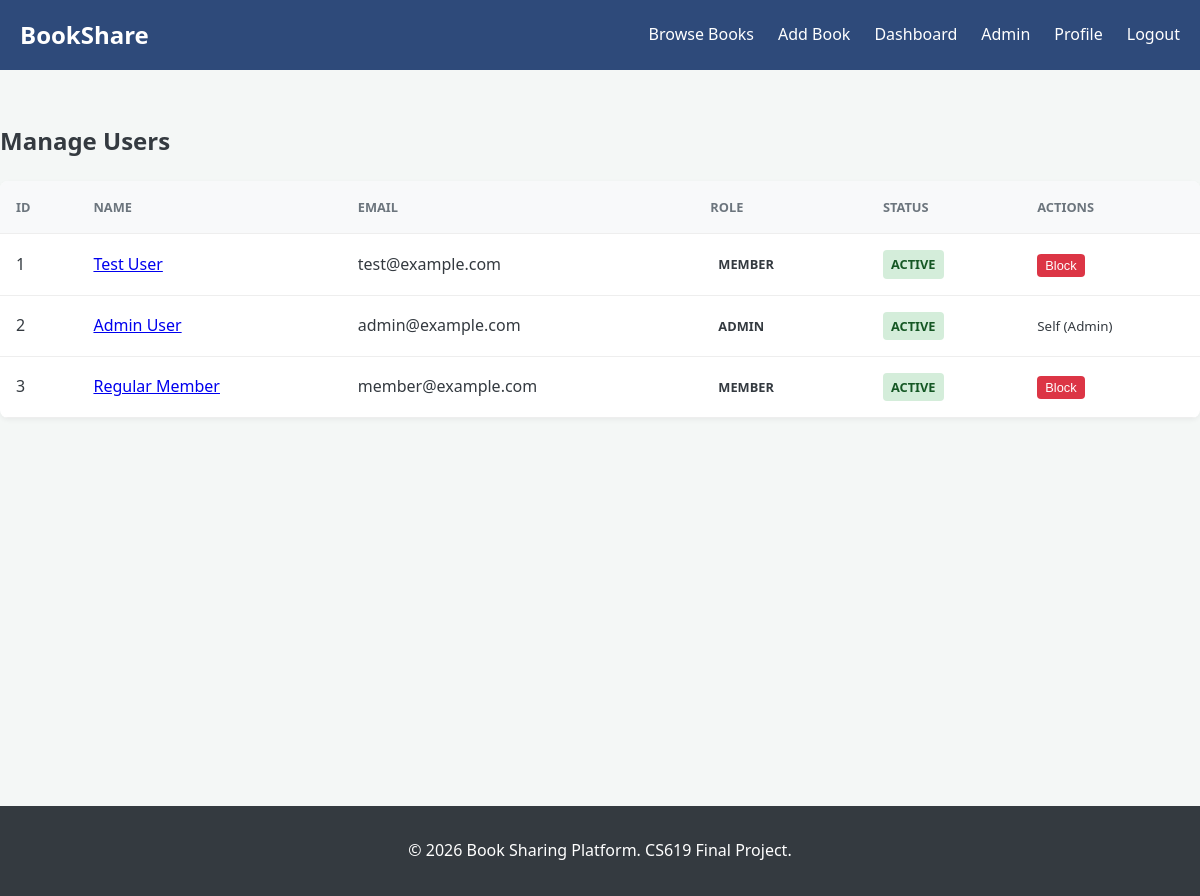
The app's page /admin/users (signed in) with its own data.
### models.py (models this page shows, shortened)
class User(db.Model, UserMixin):
    __tablename__ = 'users'
    id = db.Column(db.Integer, primary_key=True)
    name = db.Column(db.String(100), nullable=False)
    email = db.Column(db.String(120), unique=True, nullable=False)
    password_hash = db.Column(db.String(255), nullable=False)
    role = db.Column(db.String(20), default='member') # member | admin
    status = db.Column(db.String(20), default='active') # active | blocked
    bio = db.Column(db.Text)
    contact = db.Column(db.String(50))
    profile_image = db.Column(db.String(255))
    created_at = db.Column(db.DateTime, default=lambda: datetime.now(timezone.utc))
    books = db.relationship('Book', backref='owner', lazy=True)
    borrow_requests = db.relationship('BorrowRequest', backref='borrower', foreign_keys='BorrowRequest.borrower_id', lazy=True)
    favorites = db.relationship('Favorite', backref='user', lazy=True)
    reports_submitted = db.relationship('Report', backref='reporter', foreign_keys='Report.reporter_id', lazy=True)

### routes/admin.py (the view)
@admin_bp.route('/users')
@login_required
@admin_required
def users():
    all_users = User.query.all()
    return render_template('admin/users.html', users=all_users)

### routes/admin.py (called while the page is built)
def admin_required(f):
    @wraps(f)
    def decorated_function(*args, **kwargs):
        if not current_user.is_authenticated or current_user.role != 'admin':
            abort(403)
        return f(*args, **kwargs)
    return decorated_function

### templates/admin/users.html (shortened to what this page needs)
{% extends "base.html" %}
{% block content %}
<h2>Manage Users</h2>
<table>
    <thead>
        <tr>
            <th>ID</th>
            <th>Name</th>
            <th>Email</th>
            <th>Role</th>
            <th>Status</th>
            <th>Actions</th>
        </tr>
    </thead>
    <tbody>
        {% for user in users %}
        <tr>
            <td>{{ user.id }}</td>
            <td><a href="{{ url_for('profile.view', user_id=user.id) }}">{{ user.name }}</a></td>
            <td>{{ user.email }}</td>
            <td><span class="badge badge-info">{{ user.role }}</span></td>
            <td>
                <span class="badge badge-{% if user.status == 'active' %}available{% else %}danger{% endif %}">
                    {{ user.status }}
                </span>
            </td>
            <td class="table-actions">
                {% if user.id != current_user.id %}
                    {% if user.status == 'active' %}
                        <form action="{{ url_for('admin.block_user', user_id=user.id) }}" method="POST" onsubmit="return confirm('Block this user?');">
                            <button type="submit" class="btn btn-danger" style="padding: 0.25rem 0.5rem; font-size: 0.8rem; background-color: var(--danger-color); color: white;">Block</button>
                        </form>
                    {% else %}
                        <form action="{{ url_for('admin.unblock_user', user_id=user.id) }}" method="POST">
                            <button type="submit" class="btn btn-success" style="padding: 0.25rem 0.5rem; font-size: 0.8rem;">Unblock</button>
                        </form>
                    {% endif %}
                {% else %}
                    <small>Self (Admin)</small>
                {% endif %}
            </td>
        </tr>
        {% endfor %}
    </tbody>
</table>
{% endblock %}

### templates/base.html (shortened to what this page needs)
<!DOCTYPE html>
<html lang="en">
<head>
    <link rel="stylesheet" href="{{ url_for('static', filename='css/style.css') }}">
</head>
<body>
    <nav class="navbar">
        <div class="container">
            <a href="{{ url_for('books.catalog') }}" class="logo">BookShare</a>
            <ul class="nav-links">
                <li><a href="{{ url_for('books.catalog') }}">Browse Books</a></li>
                {% if current_user.is_authenticated %}
                    <li><a href="{{ url_for('books.add') }}">Add Book</a></li>
                    <li><a href="{{ url_for('dashboard.index') }}">Dashboard</a></li>
                    {% if current_user.role == 'admin' %}
                        <li><a href="{{ url_for('admin.dashboard') }}">Admin</a></li>
                    {% endif %}
                    <li><a href="{{ url_for('profile.view', user_id=current_user.id) }}">Profile</a></li>
                    <li><a href="{{ url_for('auth.logout') }}">Logout</a></li>
                {% else %}
                    <li><a href="{{ url_for('auth.login') }}">Login</a></li>
                    <li><a href="{{ url_for('auth.register') }}">Register</a></li>
                {% endif %}
            </ul>
        </div>
    </nav>
    <div class="container main-content">
        {% block content %}{% endblock %}
    </div>
    <footer class="footer">
        <div class="container">
            <p>&copy; 2026 Book Sharing Platform. CS619 Final Project.</p>
        </div>
    </footer>
</body>
</html>

### static/css/style.css (style rules this page uses)
:root { --primary-color: #2E4A7A; --secondary-color: #6c757d; --success-color: #28A745; --warning-color: #FD7E14; --info-color: #17A2B8; --danger-color: #DC3545; --light-color: #f8f9fa; --dark-color: #343a40; --white: #ffffff; }
body { font-family: 'Segoe UI', Tahoma, Geneva, Verdana, sans-serif; line-height: 1.6; margin: 0; color: var(--dark-color); background-color: #f4f7f6; }
.container { max-width: 1200px; margin: 0 auto; padding: 0 20px; }
.navbar { background-color: var(--primary-color); color: var(--white); padding: 1rem 0; }
.navbar .container { display: flex; justify-content: space-between; align-items: center; }
.navbar .logo { font-size: 1.5rem; font-weight: bold; color: var(--white); text-decoration: none; }
.nav-links { list-style: none; display: flex; margin: 0; padding: 0; }
.nav-links li { margin-left: 1.5rem; }
.nav-links a { color: var(--white); text-decoration: none; }
.main-content { min-height: 80vh; padding: 2rem 0; }
.btn { display: inline-block; padding: 0.5rem 1rem; border: none; border-radius: 4px; cursor: pointer; text-decoration: none; font-size: 1rem; }
.footer { background-color: var(--dark-color); color: var(--white); text-align: center; padding: 1rem 0; margin-top: 2rem; }
.badge { display: inline-block; padding: 0.25rem 0.5rem; border-radius: 4px; font-size: 0.8rem; font-weight: bold; text-transform: uppercase; }
.badge-available { background-color: #d4edda; color: #155724; }
table { width: 100%; border-collapse: collapse; margin-bottom: 2rem; background: var(--white); border-radius: 8px; overflow: hidden; box-shadow: 0 2px 5px rgba(0,0,0,0.05); }
th, td { padding: 1rem; text-align: left; border-bottom: 1px solid #eee; }
th { background-color: var(--light-color); font-weight: bold; color: var(--secondary-color); text-transform: uppercase; font-size: 0.8rem; }

### records on screen
User: id "1", name "Test User", email "test@example.com", role "MEMBER", status "ACTIVE"
User: id "2", name "Admin User", email "admin@example.com", role "ADMIN", status "ACTIVE", shows "Self (Admin)"
User: id "3", name "Regular Member", email "member@example.com", role "MEMBER", status "ACTIVE"
